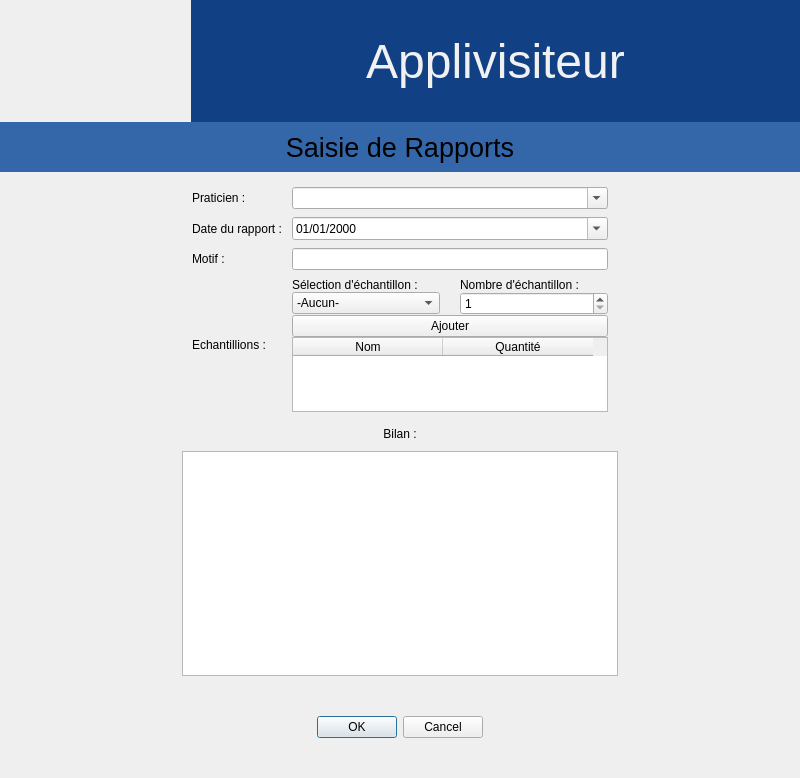
<?xml version="1.0" encoding="UTF-8"?>
<ui version="4.0">
 <class>Dialog</class>
 <widget class="QDialog" name="Dialog">
  <property name="windowModality">
   <enum>Qt::NonModal</enum>
  </property>
  <property name="geometry">
   <rect>
    <x>0</x>
    <y>0</y>
    <width>800</width>
    <height>778</height>
   </rect>
  </property>
  <property name="windowTitle">
   <string>Dialog</string>
  </property>
  <property name="autoFillBackground">
   <bool>false</bool>
  </property>
  <property name="sizeGripEnabled">
   <bool>false</bool>
  </property>
  <layout class="QGridLayout" name="gridLayout">
   <property name="leftMargin">
    <number>0</number>
   </property>
   <property name="topMargin">
    <number>0</number>
   </property>
   <property name="rightMargin">
    <number>0</number>
   </property>
   <property name="bottomMargin">
    <number>0</number>
   </property>
   <property name="spacing">
    <number>0</number>
   </property>
   <item row="0" column="0">
    <layout class="QVBoxLayout" name="verticalLayout">
     <property name="spacing">
      <number>0</number>
     </property>
     <property name="sizeConstraint">
      <enum>QLayout::SetNoConstraint</enum>
     </property>
     <property name="leftMargin">
      <number>0</number>
     </property>
     <property name="rightMargin">
      <number>0</number>
     </property>
     <item>
      <layout class="QHBoxLayout" name="horizontalLayout">
       <property name="spacing">
        <number>0</number>
       </property>
       <property name="sizeConstraint">
        <enum>QLayout::SetDefaultConstraint</enum>
       </property>
       <item alignment="Qt::AlignTop">
        <widget class="QLabel" name="label_2">
         <property name="sizePolicy">
          <sizepolicy hsizetype="Preferred" vsizetype="Fixed">
           <horstretch>0</horstretch>
           <verstretch>0</verstretch>
          </sizepolicy>
         </property>
         <property name="minimumSize">
          <size>
           <width>191</width>
           <height>122</height>
          </size>
         </property>
         <property name="maximumSize">
          <size>
           <width>191</width>
           <height>122</height>
          </size>
         </property>
         <property name="font">
          <font>
           <kerning>true</kerning>
          </font>
         </property>
         <property name="text">
          <string/>
         </property>
         <property name="pixmap">
          <pixmap resource="logoqrc.qrc">:/newPrefix/image/logo.jpg</pixmap>
         </property>
         <property name="scaledContents">
          <bool>true</bool>
         </property>
         <property name="openExternalLinks">
          <bool>false</bool>
         </property>
        </widget>
       </item>
       <item>
        <widget class="QLabel" name="label">
         <property name="sizePolicy">
          <sizepolicy hsizetype="Preferred" vsizetype="Fixed">
           <horstretch>0</horstretch>
           <verstretch>0</verstretch>
          </sizepolicy>
         </property>
         <property name="minimumSize">
          <size>
           <width>0</width>
           <height>122</height>
          </size>
         </property>
         <property name="maximumSize">
          <size>
           <width>16777215</width>
           <height>122</height>
          </size>
         </property>
         <property name="palette">
          <palette>
           <active>
            <colorrole role="WindowText">
             <brush brushstyle="SolidPattern">
              <color alpha="255">
               <red>241</red>
               <green>241</green>
               <blue>241</blue>
              </color>
             </brush>
            </colorrole>
            <colorrole role="Button">
             <brush brushstyle="SolidPattern">
              <color alpha="255">
               <red>17</red>
               <green>64</green>
               <blue>132</blue>
              </color>
             </brush>
            </colorrole>
            <colorrole role="Text">
             <brush brushstyle="SolidPattern">
              <color alpha="255">
               <red>241</red>
               <green>241</green>
               <blue>241</blue>
              </color>
             </brush>
            </colorrole>
            <colorrole role="Base">
             <brush brushstyle="SolidPattern">
              <color alpha="255">
               <red>17</red>
               <green>64</green>
               <blue>132</blue>
              </color>
             </brush>
            </colorrole>
            <colorrole role="Window">
             <brush brushstyle="SolidPattern">
              <color alpha="255">
               <red>17</red>
               <green>64</green>
               <blue>132</blue>
              </color>
             </brush>
            </colorrole>
           </active>
           <inactive>
            <colorrole role="WindowText">
             <brush brushstyle="SolidPattern">
              <color alpha="255">
               <red>241</red>
               <green>241</green>
               <blue>241</blue>
              </color>
             </brush>
            </colorrole>
            <colorrole role="Button">
             <brush brushstyle="SolidPattern">
              <color alpha="255">
               <red>17</red>
               <green>64</green>
               <blue>132</blue>
              </color>
             </brush>
            </colorrole>
            <colorrole role="Text">
             <brush brushstyle="SolidPattern">
              <color alpha="255">
               <red>241</red>
               <green>241</green>
               <blue>241</blue>
              </color>
             </brush>
            </colorrole>
            <colorrole role="Base">
             <brush brushstyle="SolidPattern">
              <color alpha="255">
               <red>17</red>
               <green>64</green>
               <blue>132</blue>
              </color>
             </brush>
            </colorrole>
            <colorrole role="Window">
             <brush brushstyle="SolidPattern">
              <color alpha="255">
               <red>17</red>
               <green>64</green>
               <blue>132</blue>
              </color>
             </brush>
            </colorrole>
           </inactive>
           <disabled>
            <colorrole role="WindowText">
             <brush brushstyle="SolidPattern">
              <color alpha="255">
               <red>120</red>
               <green>120</green>
               <blue>120</blue>
              </color>
             </brush>
            </colorrole>
            <colorrole role="Button">
             <brush brushstyle="SolidPattern">
              <color alpha="255">
               <red>17</red>
               <green>64</green>
               <blue>132</blue>
              </color>
             </brush>
            </colorrole>
            <colorrole role="Text">
             <brush brushstyle="SolidPattern">
              <color alpha="255">
               <red>120</red>
               <green>120</green>
               <blue>120</blue>
              </color>
             </brush>
            </colorrole>
            <colorrole role="Base">
             <brush brushstyle="SolidPattern">
              <color alpha="255">
               <red>17</red>
               <green>64</green>
               <blue>132</blue>
              </color>
             </brush>
            </colorrole>
            <colorrole role="Window">
             <brush brushstyle="SolidPattern">
              <color alpha="255">
               <red>17</red>
               <green>64</green>
               <blue>132</blue>
              </color>
             </brush>
            </colorrole>
           </disabled>
          </palette>
         </property>
         <property name="font">
          <font>
           <family>Arial</family>
           <pointsize>36</pointsize>
           <weight>50</weight>
           <italic>false</italic>
           <bold>false</bold>
           <underline>false</underline>
           <strikeout>false</strikeout>
          </font>
         </property>
         <property name="autoFillBackground">
          <bool>false</bool>
         </property>
         <property name="styleSheet">
          <string notr="true">background-color: rgb(17, 64, 132);</string>
         </property>
         <property name="text">
          <string>Applivisiteur</string>
         </property>
         <property name="scaledContents">
          <bool>false</bool>
         </property>
         <property name="alignment">
          <set>Qt::AlignCenter</set>
         </property>
        </widget>
       </item>
      </layout>
     </item>
     <item alignment="Qt::AlignTop">
      <widget class="QLabel" name="label_8">
       <property name="sizePolicy">
        <sizepolicy hsizetype="Preferred" vsizetype="Minimum">
         <horstretch>0</horstretch>
         <verstretch>0</verstretch>
        </sizepolicy>
       </property>
       <property name="minimumSize">
        <size>
         <width>0</width>
         <height>50</height>
        </size>
       </property>
       <property name="maximumSize">
        <size>
         <width>16777215</width>
         <height>50</height>
        </size>
       </property>
       <property name="font">
        <font>
         <family>Arial</family>
         <pointsize>20</pointsize>
         <weight>50</weight>
         <italic>false</italic>
         <bold>false</bold>
         <underline>false</underline>
         <strikeout>false</strikeout>
        </font>
       </property>
       <property name="autoFillBackground">
        <bool>false</bool>
       </property>
       <property name="styleSheet">
        <string notr="true">background-color: rgb(52, 102, 170);</string>
       </property>
       <property name="text">
        <string>Saisie de Rapports</string>
       </property>
       <property name="scaledContents">
        <bool>false</bool>
       </property>
       <property name="alignment">
        <set>Qt::AlignCenter</set>
       </property>
      </widget>
     </item>
     <item>
      <layout class="QHBoxLayout" name="horizontalLayout_3">
       <property name="topMargin">
        <number>15</number>
       </property>
       <item>
        <spacer name="horizontalSpacer_3">
         <property name="orientation">
          <enum>Qt::Horizontal</enum>
         </property>
         <property name="sizeType">
          <enum>QSizePolicy::Expanding</enum>
         </property>
         <property name="sizeHint" stdset="0">
          <size>
           <width>40</width>
           <height>20</height>
          </size>
         </property>
        </spacer>
       </item>
       <item>
        <layout class="QVBoxLayout" name="verticalLayout_2">
         <property name="leftMargin">
          <number>0</number>
         </property>
         <property name="rightMargin">
          <number>0</number>
         </property>
         <item>
          <layout class="QGridLayout" name="gridLayout_4">
           <property name="leftMargin">
            <number>10</number>
           </property>
           <property name="rightMargin">
            <number>10</number>
           </property>
           <property name="horizontalSpacing">
            <number>10</number>
           </property>
           <property name="verticalSpacing">
            <number>8</number>
           </property>
           <item row="0" column="1">
            <widget class="QComboBox" name="SelectionPraticiens">
             <property name="inputMethodHints">
              <set>Qt::ImhNone</set>
             </property>
             <property name="editable">
              <bool>true</bool>
             </property>
            </widget>
           </item>
           <item row="3" column="0">
            <widget class="QLabel" name="label_14">
             <property name="text">
              <string>Echantillions :</string>
             </property>
            </widget>
           </item>
           <item row="2" column="1">
            <widget class="QLineEdit" name="Motif"/>
           </item>
           <item row="1" column="1">
            <widget class="QDateEdit" name="DateRapport">
             <property name="displayFormat">
              <string>dd/MM/yyyy</string>
             </property>
             <property name="calendarPopup">
              <bool>true</bool>
             </property>
            </widget>
           </item>
           <item row="2" column="0">
            <widget class="QLabel" name="label_13">
             <property name="text">
              <string>Motif :</string>
             </property>
            </widget>
           </item>
           <item row="0" column="0">
            <widget class="QLabel" name="label_5">
             <property name="text">
              <string>Praticien :</string>
             </property>
            </widget>
           </item>
           <item row="1" column="0">
            <widget class="QLabel" name="label_12">
             <property name="text">
              <string>Date du rapport :</string>
             </property>
            </widget>
           </item>
           <item row="3" column="1">
            <layout class="QVBoxLayout" name="verticalLayout_3">
             <item>
              <layout class="QVBoxLayout" name="verticalLayout_4">
               <item>
                <layout class="QGridLayout" name="gridLayout_2">
                 <property name="horizontalSpacing">
                  <number>20</number>
                 </property>
                 <item row="0" column="0">
                  <widget class="QLabel" name="label_6">
                   <property name="text">
                    <string>Sélection d'échantillon :</string>
                   </property>
                  </widget>
                 </item>
                 <item row="0" column="1">
                  <widget class="QLabel" name="label_7">
                   <property name="text">
                    <string>Nombre d'échantillon :</string>
                   </property>
                  </widget>
                 </item>
                 <item row="1" column="0">
                  <widget class="QComboBox" name="SelectionMedicamentNom">
                   <property name="editable">
                    <bool>false</bool>
                   </property>
                   <property name="currentText">
                    <string extracomment="oui">-Aucun-</string>
                   </property>
                   <item>
                    <property name="text">
                     <string>-Aucun-</string>
                    </property>
                   </item>
                  </widget>
                 </item>
                 <item row="1" column="1">
                  <widget class="QSpinBox" name="SelectionMedicamentQuantite">
                   <property name="minimum">
                    <number>1</number>
                   </property>
                  </widget>
                 </item>
                </layout>
               </item>
               <item>
                <widget class="QPushButton" name="BoutonAjouterMedicament">
                 <property name="text">
                  <string>Ajouter</string>
                 </property>
                </widget>
               </item>
               <item>
                <widget class="QTableWidget" name="TableauOffreMedicaments">
                 <property name="horizontalScrollBarPolicy">
                  <enum>Qt::ScrollBarAlwaysOff</enum>
                 </property>
                 <property name="sizeAdjustPolicy">
                  <enum>QAbstractScrollArea::AdjustToContents</enum>
                 </property>
                 <property name="editTriggers">
                  <set>QAbstractItemView::NoEditTriggers</set>
                 </property>
                 <property name="alternatingRowColors">
                  <bool>false</bool>
                 </property>
                 <property name="selectionMode">
                  <enum>QAbstractItemView::NoSelection</enum>
                 </property>
                 <property name="sortingEnabled">
                  <bool>true</bool>
                 </property>
                 <attribute name="horizontalHeaderCascadingSectionResizes">
                  <bool>false</bool>
                 </attribute>
                 <attribute name="horizontalHeaderMinimumSectionSize">
                  <number>150</number>
                 </attribute>
                 <attribute name="horizontalHeaderStretchLastSection">
                  <bool>false</bool>
                 </attribute>
                 <attribute name="verticalHeaderStretchLastSection">
                  <bool>false</bool>
                 </attribute>
                 <column>
                  <property name="text">
                   <string>Nom</string>
                  </property>
                 </column>
                 <column>
                  <property name="text">
                   <string>Quantité</string>
                  </property>
                 </column>
                </widget>
               </item>
              </layout>
             </item>
            </layout>
           </item>
          </layout>
         </item>
         <item>
          <spacer name="verticalSpacer_4">
           <property name="orientation">
            <enum>Qt::Vertical</enum>
           </property>
           <property name="sizeType">
            <enum>QSizePolicy::Fixed</enum>
           </property>
           <property name="sizeHint" stdset="0">
            <size>
             <width>20</width>
             <height>15</height>
            </size>
           </property>
          </spacer>
         </item>
         <item>
          <widget class="QLabel" name="label_17">
           <property name="layoutDirection">
            <enum>Qt::LeftToRight</enum>
           </property>
           <property name="text">
            <string>Bilan :</string>
           </property>
           <property name="scaledContents">
            <bool>false</bool>
           </property>
           <property name="alignment">
            <set>Qt::AlignCenter</set>
           </property>
           <property name="margin">
            <number>0</number>
           </property>
          </widget>
         </item>
         <item>
          <spacer name="verticalSpacer_3">
           <property name="orientation">
            <enum>Qt::Vertical</enum>
           </property>
           <property name="sizeType">
            <enum>QSizePolicy::Fixed</enum>
           </property>
           <property name="sizeHint" stdset="0">
            <size>
             <width>20</width>
             <height>10</height>
            </size>
           </property>
          </spacer>
         </item>
         <item>
          <widget class="QPlainTextEdit" name="Bilan"/>
         </item>
        </layout>
       </item>
       <item>
        <spacer name="horizontalSpacer_4">
         <property name="orientation">
          <enum>Qt::Horizontal</enum>
         </property>
         <property name="sizeType">
          <enum>QSizePolicy::Expanding</enum>
         </property>
         <property name="sizeHint" stdset="0">
          <size>
           <width>40</width>
           <height>20</height>
          </size>
         </property>
        </spacer>
       </item>
      </layout>
     </item>
     <item>
      <spacer name="verticalSpacer">
       <property name="orientation">
        <enum>Qt::Vertical</enum>
       </property>
       <property name="sizeType">
        <enum>QSizePolicy::Preferred</enum>
       </property>
       <property name="sizeHint" stdset="0">
        <size>
         <width>20</width>
         <height>40</height>
        </size>
       </property>
      </spacer>
     </item>
     <item>
      <layout class="QHBoxLayout" name="horizontalLayout_2">
       <item>
        <spacer name="horizontalSpacer">
         <property name="orientation">
          <enum>Qt::Horizontal</enum>
         </property>
         <property name="sizeHint" stdset="0">
          <size>
           <width>40</width>
           <height>20</height>
          </size>
         </property>
        </spacer>
       </item>
       <item>
        <widget class="QDialogButtonBox" name="BoutonFormulaire">
         <property name="minimumSize">
          <size>
           <width>0</width>
           <height>0</height>
          </size>
         </property>
         <property name="orientation">
          <enum>Qt::Horizontal</enum>
         </property>
         <property name="standardButtons">
          <set>QDialogButtonBox::Cancel|QDialogButtonBox::Ok</set>
         </property>
         <property name="centerButtons">
          <bool>true</bool>
         </property>
        </widget>
       </item>
       <item>
        <spacer name="horizontalSpacer_2">
         <property name="orientation">
          <enum>Qt::Horizontal</enum>
         </property>
         <property name="sizeHint" stdset="0">
          <size>
           <width>40</width>
           <height>20</height>
          </size>
         </property>
        </spacer>
       </item>
      </layout>
     </item>
     <item>
      <spacer name="verticalSpacer_2">
       <property name="orientation">
        <enum>Qt::Vertical</enum>
       </property>
       <property name="sizeType">
        <enum>QSizePolicy::Preferred</enum>
       </property>
       <property name="sizeHint" stdset="0">
        <size>
         <width>20</width>
         <height>40</height>
        </size>
       </property>
      </spacer>
     </item>
    </layout>
   </item>
  </layout>
 </widget>
 <resources>
  <include location="logoqrc.qrc"/>
  <include location="logoqrc.qrc"/>
 </resources>
 <connections/>
</ui>
